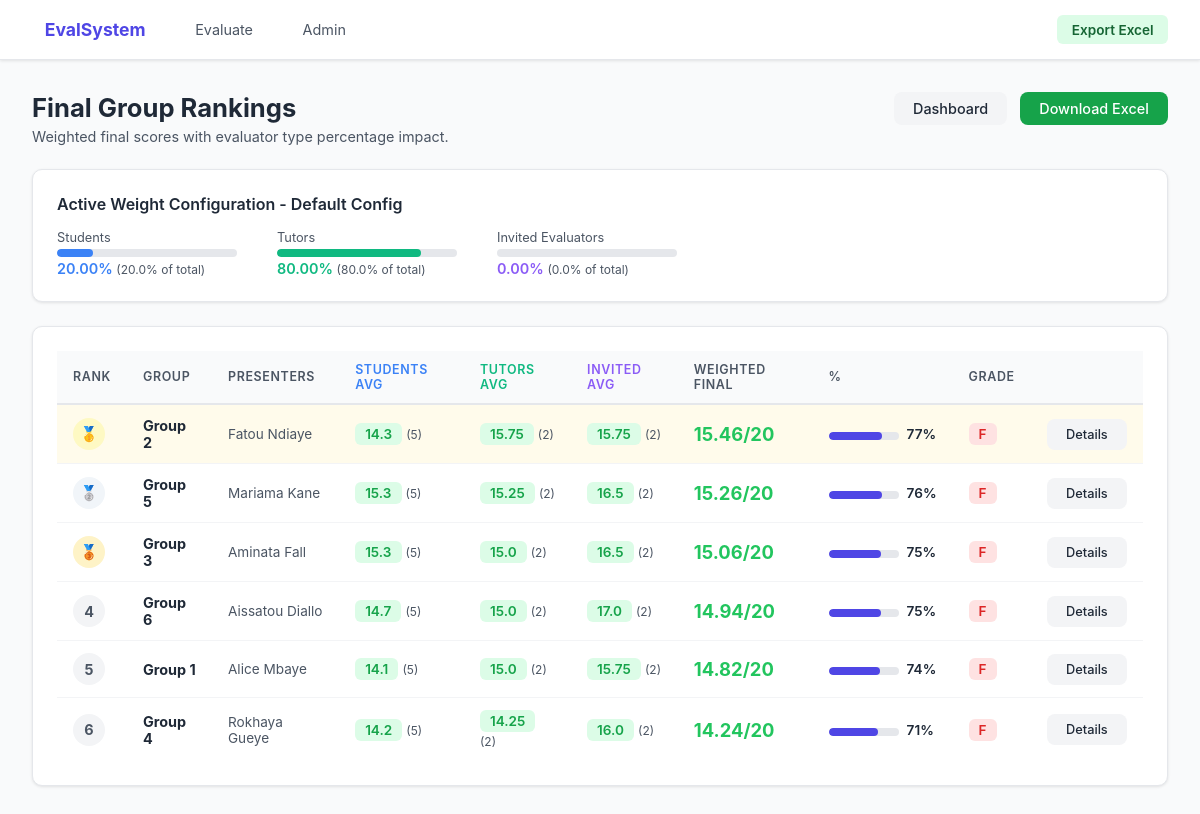
Page /rankings/ (signed in) on the committed database.
### evaluations/models.py (models this page shows, shortened)
class WeightConfig(models.Model):
    name = models.CharField(max_length=100, default="Default Config")
    student_weight = models.DecimalField(max_digits=5, decimal_places=2, default=20,
                                          validators=[MinValueValidator(0), MaxValueValidator(100)])
    tutor_weight = models.DecimalField(max_digits=5, decimal_places=2, default=40,
                                        validators=[MinValueValidator(0), MaxValueValidator(100)])
    invited_weight = models.DecimalField(max_digits=5, decimal_places=2, default=40,
                                          validators=[MinValueValidator(0), MaxValueValidator(100)])
    tutor_password = models.CharField(max_length=100, default="tutor2024",
                                       help_text="Password for Tutor form AND dashboard access")
    invited_password = models.CharField(max_length=100, default="invited2024",
                                         help_text="Password for Invited Evaluator form")
    is_active = models.BooleanField(default=True)
    created_at = models.DateTimeField(auto_now_add=True)
    @classmethod
    def get_active(cls):
        return cls.objects.filter(is_active=True).first()
    def total_weight(self):
        return self.student_weight + self.tutor_weight + self.invited_weight
    def student_pct(self):
        t = self.total_weight()
        return round(float(self.student_weight / t * 100), 1) if t else 0
    def tutor_pct(self):
        t = self.total_weight()
        return round(float(self.tutor_weight / t * 100), 1) if t else 0
    def invited_pct(self):
        t = self.total_weight()
        return round(float(self.invited_weight / t * 100), 1) if t else 0
    class Meta:
        verbose_name = "Weight Configuration"

class Group(models.Model):
    name = models.CharField(max_length=100)
    description = models.TextField(blank=True)
    created_at = models.DateTimeField(auto_now_add=True)
    def get_presenter_names(self):
        return ", ".join(p.name for p in self.presenters.all())
    def get_scores_by_type(self, evaluator_type):
        return Score.objects.filter(group=self, evaluator__evaluator_type=evaluator_type)
    def average_total_by_type(self, evaluator_type):
        scores = self.get_scores_by_type(evaluator_type)
        if not scores.exists():
            return None
        totals = [s.total() for s in scores]
        return round(sum(totals) / len(totals), 2)
    def weighted_final_score(self):
        config = WeightConfig.get_active()
        if not config:
            return None
        student_avg = self.average_total_by_type('student')
        tutor_avg = self.average_total_by_type('tutor')
        invited_avg = self.average_total_by_type('invited')
        total_weight = Decimal('0')
        weighted_sum = Decimal('0')
        for avg, weight in [(student_avg, config.student_weight),
                            (tutor_avg, config.tutor_weight),
                            (invited_avg, config.invited_weight)]:
            if avg is not None:
                weighted_sum += Decimal(str(avg)) * weight
                total_weight += weight
        if total_weight == 0:
            return None
        return round(float(weighted_sum / total_weight), 2)
    def score_breakdown(self):
        result = {}
        for et in ['student', 'tutor', 'invited']:
            scores = self.get_scores_by_type(et)
            if scores.exists():
                agg = scores.aggregate(
                    content=Avg('content'),
                    presentation_skills=Avg('presentation_skills'),
                    time_management=Avg('time_management'),
                    language=Avg('language'),
                    questions_answers=Avg('questions_answers'),
                )
                result[et] = {k: round(v, 2) if v else 0 for k, v in agg.items()}
                result[et]['total'] = self.average_total_by_type(et)
                result[et]['count'] = scores.values('evaluator').distinct().count()
        return result
    class Meta:
        ordering = ['name']

class Presenter(models.Model):
    group = models.ForeignKey(Group, on_delete=models.CASCADE, related_name='presenters')
    name = models.CharField(max_length=150)
    order = models.PositiveIntegerField(default=0, help_text="Display order within group")
    class Meta:
        ordering = ['group', 'order', 'name']
        unique_together = ('group', 'name')

### evaluations/views.py (the view)
# urls.py: path('rankings/', views.rankings_view, name='rankings'),
def rankings_view(request):
    if not is_authenticated(request, 'dashboard'):
        return redirect('dashboard_password')
    return render(request, 'evaluations/rankings.html', {
        'ranked': build_rankings(), 'config': WeightConfig.get_active(),
    })

### evaluations/models.py (called while the page is built)
    def total(self):
        return round(self.content + self.presentation_skills + self.time_management
                     + self.language + (self.questions_answers or 0), 2)

### evaluations/views.py (called while the page is built)
def is_authenticated(request, role):
    return request.session.get(SESSION_KEYS.get(role)) is True

def build_rankings():
    groups = Group.objects.prefetch_related('presenters').all()
    ranked = []
    for g in groups:
        ws = g.weighted_final_score()
        ranked.append({
            'group': g,
            'presenters': g.get_presenter_names(),
            'weighted_score': ws,
            'student_avg': g.average_total_by_type('student'),
            'tutor_avg': g.average_total_by_type('tutor'),
            'invited_avg': g.average_total_by_type('invited'),
            'breakdown': g.score_breakdown(),
            'score_count': g.scores.count(),
        })
    ranked.sort(key=lambda x: (x['weighted_score'] or 0), reverse=True)
    for i, r in enumerate(ranked, 1):
        r['rank'] = i
    return ranked

### evaluations/templates/evaluations/rankings.html (shortened to what this page needs)
{% extends "evaluations/base.html" %}
{% block content %}
<div style="display:flex; justify-content:space-between; align-items:flex-start; flex-wrap:wrap; gap:1rem; margin-bottom:1.5rem;">
  <div>
    <div class="page-title">Final Group Rankings</div>
    <p style="color:var(--gray-600); font-size:.9rem;">Weighted final scores with evaluator type percentage impact.</p>
  </div>
  <div style="display:flex; gap:.8rem;">
    <a href="/" class="btn btn-secondary">Dashboard</a>
    <a href="/export/excel/" class="btn btn-success"> Download Excel</a>
  </div>
</div>
{% if config %}
<div class="card" style="margin-bottom:1.5rem;">
  <div class="card-title">Active Weight Configuration - {{ config.name }}</div>
  <div style="display:flex; gap:2.5rem; flex-wrap:wrap;">
    <div>
      <div style="font-size:.8rem; color:var(--gray-600); margin-bottom:4px;">Students</div>
      <div class="progress-bar" style="width:180px;"><div class="progress-fill" style="width:{{ config.student_pct }}%; background:var(--student);"></div></div>
      <div style="font-size:.9rem; font-weight:600; color:var(--student); margin-top:3px;">{{ config.student_weight }}% <small style="color:var(--gray-600); font-weight:400;">({{ config.student_pct }}% of total)</small></div>
    </div>
    <div>
      <div style="font-size:.8rem; color:var(--gray-600); margin-bottom:4px;">Tutors</div>
      <div class="progress-bar" style="width:180px;"><div class="progress-fill" style="width:{{ config.tutor_pct }}%; background:var(--tutor);"></div></div>
      <div style="font-size:.9rem; font-weight:600; color:var(--tutor); margin-top:3px;">{{ config.tutor_weight }}% <small style="color:var(--gray-600); font-weight:400;">({{ config.tutor_pct }}% of total)</small></div>
    </div>
    <div>
      <div style="font-size:.8rem; color:var(--gray-600); margin-bottom:4px;">Invited Evaluators</div>
      <div class="progress-bar" style="width:180px;"><div class="progress-fill" style="width:{{ config.invited_pct }}%; background:var(--invited);"></div></div>
      <div style="font-size:.9rem; font-weight:600; color:var(--invited); margin-top:3px;">{{ config.invited_weight }}% <small style="color:var(--gray-600); font-weight:400;">({{ config.invited_pct }}% of total)</small></div>
    </div>
  </div>
</div>
{% endif %}
<div class="card">
  <table>
    <thead>
      <tr>
        <th>Rank</th><th>Group</th><th>Presenters</th>
        <th style="color:var(--student)">Students Avg</th>
        <th style="color:var(--tutor)">Tutors Avg</th>
        <th style="color:var(--invited)">Invited Avg</th>
        <th>Weighted Final</th><th>%</th><th>Grade</th><th></th>
      </tr>
    </thead>
    <tbody>
      {% for r in ranked %}
      <tr {% if r.rank == 1 %}style="background:#fffbeb;"{% endif %}>
        <td><span class="rank-badge {% if r.rank == 1 %}rank-1{% elif r.rank == 2 %}rank-2{% elif r.rank == 3 %}rank-3{% else %}rank-other{% endif %}">
          {% if r.rank == 1 %}🥇{% elif r.rank == 2 %}🥈{% elif r.rank == 3 %}🥉{% else %}{{ r.rank }}{% endif %}
        </span></td>
        <td><strong>{{ r.group.name }}</strong></td>
        <td style="font-size:.85rem; color:var(--gray-600);">{{ r.presenters|default:"—" }}</td>
        <td>{% if r.student_avg %}<span class="score-chip {% if r.student_avg >= 14 %}score-high{% elif r.student_avg >= 10 %}score-mid{% else %}score-low{% endif %}">{{ r.student_avg }}</span> <small style="color:var(--gray-600)">({{ r.breakdown.student.count }})</small>{% else %}—{% endif %}</td>
        <td>{% if r.tutor_avg %}<span class="score-chip {% if r.tutor_avg >= 14 %}score-high{% elif r.tutor_avg >= 10 %}score-mid{% else %}score-low{% endif %}">{{ r.tutor_avg }}</span> <small style="color:var(--gray-600)">({{ r.breakdown.tutor.count }})</small>{% else %}—{% endif %}</td>
        <td>{% if r.invited_avg %}<span class="score-chip {% if r.invited_avg >= 14 %}score-high{% elif r.invited_avg >= 10 %}score-mid{% else %}score-low{% endif %}">{{ r.invited_avg }}</span> <small style="color:var(--gray-600)">({{ r.breakdown.invited.count }})</small>{% else %}—{% endif %}</td>
        <td>{% if r.weighted_score %}<strong style="font-size:1.15rem; color:{% if r.weighted_score >= 14 %}var(--success){% elif r.weighted_score >= 10 %}var(--warning){% else %}var(--danger){% endif %}">{{ r.weighted_score }}/20</strong>{% else %}<span style="color:var(--gray-600)">Pending</span>{% endif %}</td>
        <td>{% if r.weighted_score %}{% widthratio r.weighted_score 20 100 as pct %}<div style="display:flex;align-items:center;gap:.5rem;"><div class="progress-bar" style="width:70px;"><div class="progress-fill" style="width:{{ pct }}%;background:var(--primary);"></div></div><span style="font-size:.85rem;font-weight:600;">{{ pct }}%</span></div>{% else %}—{% endif %}</td>
        <td>{% if r.weighted_score %}{% widthratio r.weighted_score 20 100 as gp %}<span class="score-chip {% if gp >= 70 %}score-high{% elif gp >= 50 %}score-mid{% else %}score-low{% endif %}">{% if gp >= 90 %}A+{% elif gp >= 80 %}A{% elif gp >= 70 %}B{% elif gp >= 60 %}C{% elif gp >= 50 %}D{% else %}F{% endif %}</span>{% else %}—{% endif %}</td>
        <td><a href="/group/{{ r.group.pk }}/" class="btn btn-secondary" style="font-size:.8rem;">Details</a></td>
      </tr>
      {% empty %}
      <tr><td colspan="10" style="text-align:center;color:var(--gray-600);padding:2rem;">No rankings yet.</td></tr>
      {% endfor %}
    </tbody>
  </table>
</div>
{% endblock %}

### evaluations/templates/evaluations/base.html (style rules this page uses)
*, *::before, *::after { box-sizing: border-box; margin: 0; padding: 0; }
:root { --primary:#4f46e5; --primary-light:#eef2ff; --student:#3b82f6; --tutor:#10b981; --invited:#8b5cf6; --success:#22c55e; --warning:#f59e0b; --danger:#ef4444; --gray-50:#f9fafb; --gray-100:#f3f4f6; --gray-200:#e5e7eb; --gray-600:#4b5563; --gray-800:#1f2937; --gray-900:#111827; --radius:10px; --shadow:0 1px 3px rgba(0,0,0,.1); }
body { font-family:'Inter',system-ui,sans-serif; background:var(--gray-50); color:var(--gray-800); }
.page-title { font-size:1.6rem; font-weight:700; margin-bottom:.3rem; }
.card { background:white; border-radius:var(--radius); border:1px solid var(--gray-200); padding:1.5rem; box-shadow:var(--shadow); }
.card-title { font-weight:600; font-size:1rem; margin-bottom:1rem; }
.progress-bar { height:8px; background:var(--gray-200); border-radius:999px; overflow:hidden; margin-top:4px; }
.progress-fill { height:100%; border-radius:999px; transition:width .5s ease; }
table { width:100%; border-collapse:collapse; font-size:.9rem; }
th { text-align:left; padding:.7rem 1rem; background:var(--gray-50); border-bottom:2px solid var(--gray-200); font-weight:600; font-size:.78rem; text-transform:uppercase; letter-spacing:.05em; color:var(--gray-600); }
td { padding:.75rem 1rem; border-bottom:1px solid var(--gray-100); }
tr:last-child td { border-bottom:none; }
.btn { display:inline-flex; align-items:center; gap:.4rem; padding:.5rem 1.2rem; border-radius:8px; font-size:.9rem; font-weight:500; cursor:pointer; text-decoration:none; border:none; transition:all .2s; }
.btn-secondary { background:var(--gray-100); color:var(--gray-800); }
.btn-success { background:#16a34a; color:white; }
.score-chip { display:inline-block; padding:3px 10px; border-radius:6px; font-weight:600; font-size:.85rem; }
.score-high { background:#dcfce7; color:#16a34a; }
.score-low { background:#fee2e2; color:#dc2626; }
.rank-badge { width:32px; height:32px; border-radius:50%; display:inline-flex; align-items:center; justify-content:center; font-weight:700; font-size:.9rem; }
.rank-1 { background:#fef9c3; color:#b45309; }
.rank-2 { background:#f1f5f9; color:#475569; }
.rank-3 { background:#fef3c7; color:#92400e; }
.rank-other { background:var(--gray-100); color:var(--gray-600); }

### rows in the picture
WeightConfig: name "Default Config", student_weight "20.00", student_pct "20.0", tutor_weight "80.00", tutor_pct "80.0", invited_weight "0.00", invited_pct "0.0"
Group: group.name "Group 2", presenters "Fatou Ndiaye", student_avg "14.3", breakdown.student.count "5", tutor_avg "15.75", breakdown.tutor.count "2", invited_avg "15.75", breakdown.invited.count "2", weighted_score "15.46", pct "77"
Group: group.name "Group 5", presenters "Mariama Kane", student_avg "15.3", breakdown.student.count "5", tutor_avg "15.25", breakdown.tutor.count "2", invited_avg "16.5", breakdown.invited.count "2", weighted_score "15.26", pct "76"
Group: group.name "Group 3", presenters "Aminata Fall", student_avg "15.3", breakdown.student.count "5", tutor_avg "15.0", breakdown.tutor.count "2", invited_avg "16.5", breakdown.invited.count "2", weighted_score "15.06", pct "75"
Group: rank "4", group.name "Group 6", presenters "Aissatou Diallo", student_avg "14.7", breakdown.student.count "5", tutor_avg "15.0", breakdown.tutor.count "2", invited_avg "17.0", breakdown.invited.count "2", weighted_score "14.94", pct "75"
Group: rank "5", group.name "Group 1", presenters "Alice Mbaye", student_avg "14.1", breakdown.student.count "5", tutor_avg "15.0", breakdown.tutor.count "2", invited_avg "15.75", breakdown.invited.count "2", weighted_score "14.82", pct "74"
Group: rank "6", group.name "Group 4", presenters "Rokhaya Gueye", student_avg "14.2", breakdown.student.count "5", tutor_avg "14.25", breakdown.tutor.count "2", invited_avg "16.0", breakdown.invited.count "2", weighted_score "14.24", pct "71"
